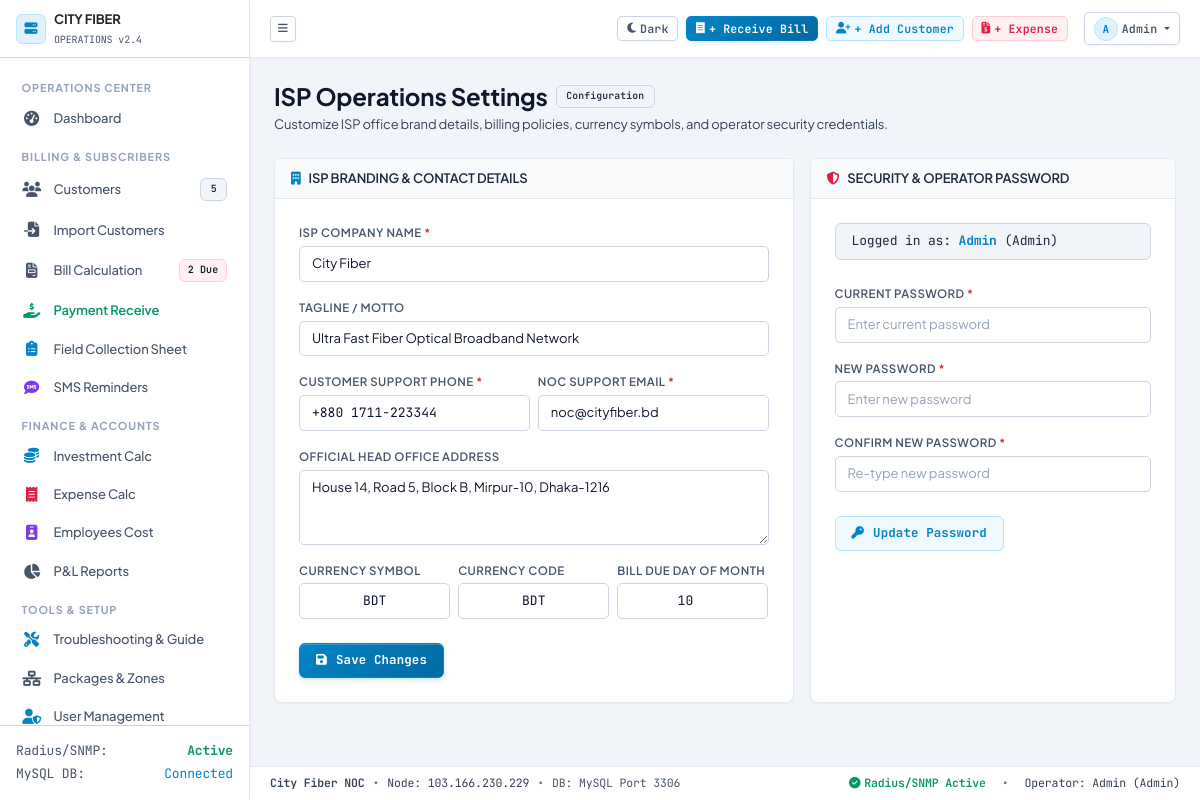
The page /settings.php (signed in) on the database its author committed.
### tables this page shows
CREATE TABLE IF NOT EXISTS settings (
    id INT PRIMARY KEY,
    company_name VARCHAR(150) NOT NULL DEFAULT 'City Fiber',
    company_tagline VARCHAR(255) DEFAULT 'High-Speed Optical Broadband Network',
    phone VARCHAR(50) DEFAULT '+880 1700-000000',
    email VARCHAR(100) DEFAULT 'noc@cityfiber.bd',
    address TEXT,
    currency_symbol VARCHAR(10) DEFAULT 'BDT',
    currency_code VARCHAR(10) DEFAULT 'BDT',
    bill_due_day INT DEFAULT 10,
    updated_at TIMESTAMP DEFAULT CURRENT_TIMESTAMP ON UPDATE CURRENT_TIMESTAMP
);

### settings.php (the view, shortened to what the rows shown need)
<?php
require_once __DIR__ . '/config/auth.php';
$stmt = $pdo->query("SELECT * FROM settings WHERE id = 1 LIMIT 1");
$settings = $stmt->fetch();
require_once __DIR__ . '/includes/header.php';
?>
<div class="row g-3">
    <div class="col-12 col-lg-7">
        <div class="card card-noc h-100">
            <div class="card-body p-4">
                <form method="POST" action="settings.php" data-confirm-add="Confirm updating company branding and billing configuration?" data-confirm-title="Confirm Settings Update">
                    <div class="mb-3">
                        <label class="form-label-noc">ISP Company Name <span class="text-rose-400">*</span></label>
                        <input type="text" name="company_name" class="form-control form-control-noc" value="<?= htmlspecialchars($settings['company_name']) ?>" required>
                    </div>
                    <div class="mb-3">
                        <label class="form-label-noc">Tagline / Motto</label>
                        <input type="text" name="company_tagline" class="form-control form-control-noc" value="<?= htmlspecialchars($settings['company_tagline']) ?>">
                    </div>
                    <div class="row g-2 mb-3">
                        <div class="col-6">
                            <label class="form-label-noc">Customer Support Phone <span class="text-rose-400">*</span></label>
                            <input type="text" name="phone" class="form-control form-control-noc font-mono" value="<?= htmlspecialchars($settings['phone']) ?>" required>
                        </div>
                        <div class="col-6">
                            <label class="form-label-noc">NOC Support Email <span class="text-rose-400">*</span></label>
                            <input type="email" name="email" class="form-control form-control-noc" value="<?= htmlspecialchars($settings['email']) ?>" required>
                        </div>
                    </div>
                    <div class="mb-3">
                        <label class="form-label-noc">Official Head Office Address</label>
                        <textarea name="address" class="form-control form-control-noc" rows="3"><?= htmlspecialchars($settings['address']) ?></textarea>
                    </div>
                    <div class="row g-2 mb-4">
                        <div class="col-4">
                            <label class="form-label-noc">Currency Symbol</label>
                            <input type="text" name="currency_symbol" class="form-control form-control-noc font-mono text-center" value="<?= htmlspecialchars($settings['currency_symbol']) ?>" required>
                        </div>
                        <div class="col-4">
                            <label class="form-label-noc">Currency Code</label>
                            <input type="text" name="currency_code" class="form-control form-control-noc font-mono text-center" value="<?= htmlspecialchars($settings['currency_code']) ?>" required>
                        </div>
                        <div class="col-4">
                            <label class="form-label-noc">Bill Due Day of Month</label>
                            <input type="number" name="bill_due_day" class="form-control form-control-noc font-mono text-center" value="<?= htmlspecialchars($settings['bill_due_day']) ?>" min="1" max="28" required>
                        </div>
                    </div>
                </form>
            </div>
        </div>
    </div>
</div>
<?php require_once __DIR__ . '/includes/footer.php'; ?>

### includes/sidebar.php (shortened to what the rows shown need)
<aside class="app-sidebar" id="appSidebar">
    <div class="d-flex align-items-center justify-content-between px-3 py-3 border-bottom border-slate-800" style="height: 58px;">
        <a href="index.php" class="d-flex align-items-center gap-2 text-decoration-none">
            <div class="sidebar-header-text">
                <span class="fw-bold text-dark font-sans text-xs tracking-wide d-block"><?= htmlspecialchars(strtoupper($app_settings['company_name'] ?? 'CITY FIBER')) ?></span>
                <span class="text-slate-500 font-mono" style="font-size: 10px;">OPERATIONS v2.4</span>
            </div>
        </a>
    </div>
</aside>

### includes/footer.php (shortened to what the rows shown need)
<?php
global $pdo, $app_settings, $user_data, $global_flash;
$mysql_port = '3306';
if ($pdo instanceof PDO) {
    try {
        $mysql_port = $pdo->query("SELECT @@port")->fetchColumn() ?: '3306';
    } catch (Exception $e) {}
}
?>
    </main>
    <footer class="app-footer d-flex flex-column flex-sm-row align-items-center justify-content-between gap-2">
        <div class="d-flex align-items-center gap-2">
            <span class="text-slate-400 fw-semibold"><?= htmlspecialchars($app_settings['company_name'] ?? 'City Fiber') ?> NOC</span>
            <span>•</span>
            <span class="text-slate-400">Node: 103.166.230.229</span>
            <span>•</span>
            <span class="text-slate-500">DB: MySQL Port <?= htmlspecialchars($mysql_port) ?></span>
        </div>
    </footer>
</div>
</div>
</body>
</html>

### rows shown on the page
settings: company_name "CITY FIBER", company_name "City Fiber", company_tagline "Ultra Fast Fiber Optical Broadband Network", phone "+880 1711-223344", email "noc@cityfiber.bd", address "House 14, Road 5, Block B, Mirpur-10, Dhaka-1216", currency_symbol "BDT", currency_code "BDT", bill_due_day "10"

### other values the page prints
$active_customers_count "5"
$due_bills_count "2"
substr($user_data['username'], 0, 1) "A"
$user_data['username'] "Admin"
$user_data['role'] "Admin"
$mysql_port "3306"
